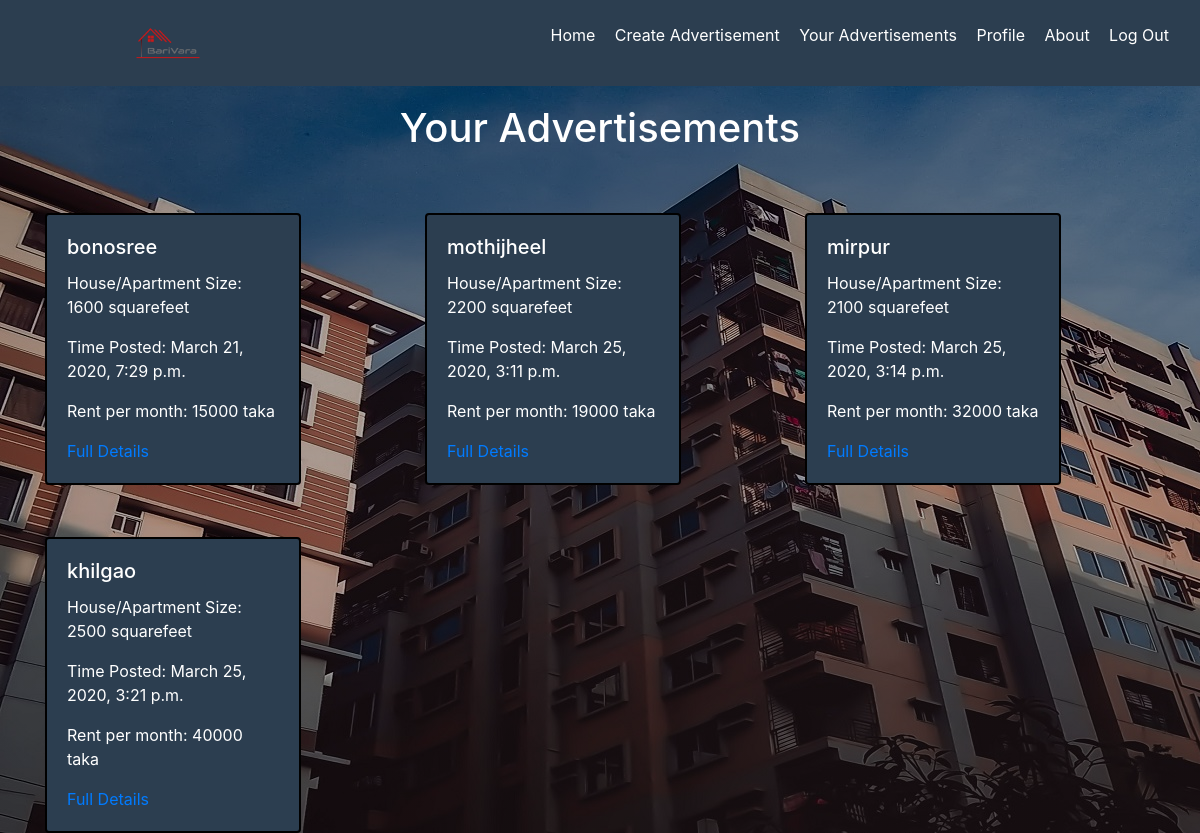
The app's page /BariVara/your_advertisements (signed in), older data.
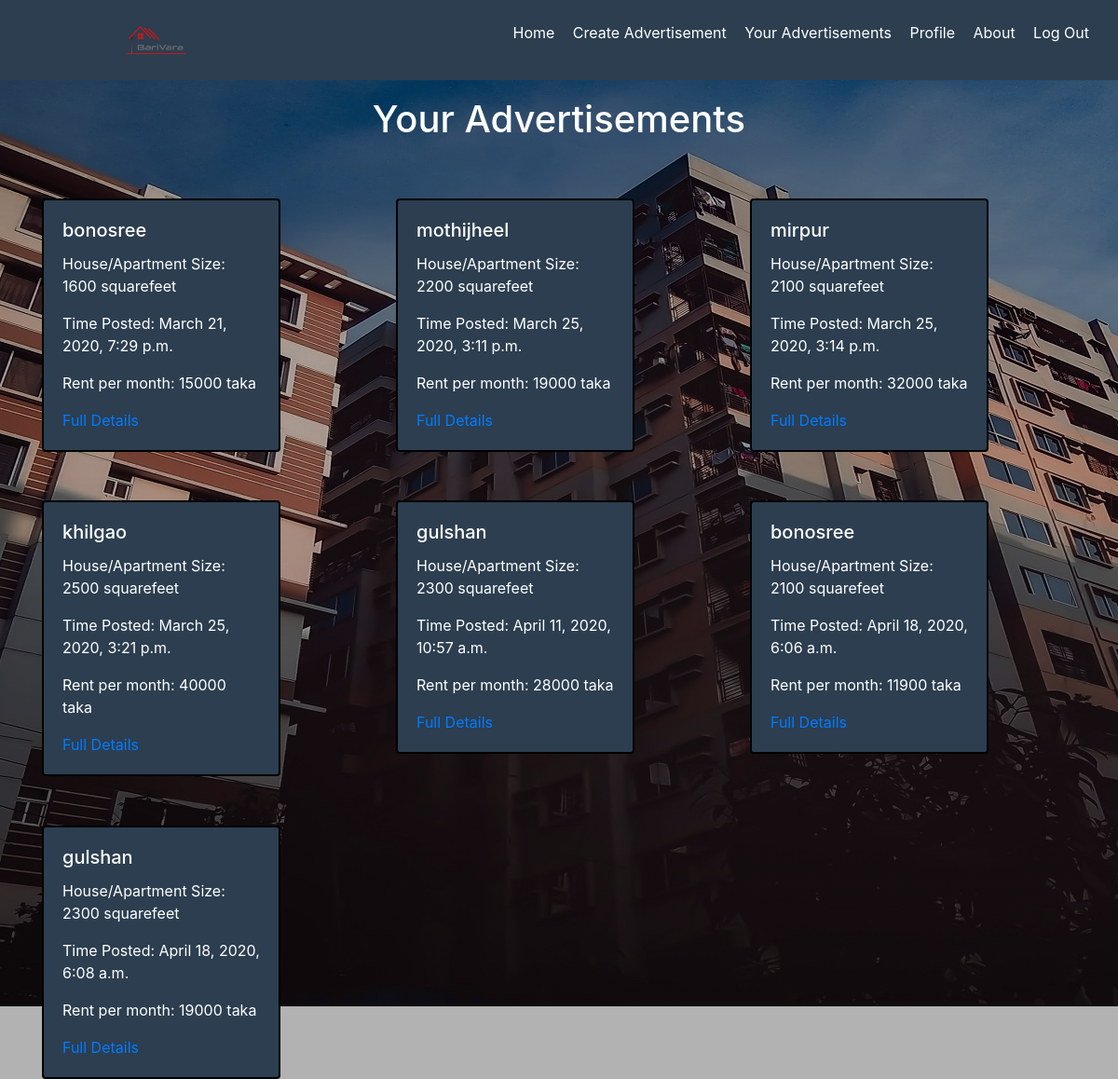
The same page, newer data.
### BariVara/models.py (models this page shows, shortened)
class advertisements(models.Model):
    PLACE=[
        ('mothijheel', 'Mothijheel'),
        ('bonosree', 'Bonosree'),
        ('mirpur', 'Mirpur'),
        ('khilgao', 'Khilgao'),
        ('gulshan', 'Gulshan'),
        ('badda', 'Badda'),
        ('uttora', 'Uttora'),
        ('banani', 'Banani'),
    ]
    place=models.CharField(max_length=30,choices=PLACE)
    address=models.CharField(max_length=50)
    bedroom=models.PositiveSmallIntegerField()
    bathroom=models.PositiveSmallIntegerField()
    rent=models.PositiveIntegerField()
    size=models.PositiveIntegerField()
    date_posted=models.DateTimeField(default=timezone.now)
    owner= models.ForeignKey(User,on_delete=models.CASCADE)
    number=models.PositiveIntegerField(null=True)

### BariVara/views.py (the view)
# urls.py: path('your_advertisements',views.your_advertisements, name='your_advertisements'),
def your_advertisements(request):
    advertisement={
        'advertisements': advertisements.objects.all()
    }
    return render (request, 'BariVara/your_advertisements.html',advertisement)

### BariVara/templates/BariVara/your_advertisements.html (shortened to what this page needs)
{% extends "BariVara/Base.html"%}
{% block content %}
<div class="container">
  <h1 class="text-center"> Your Advertisements</h1>
  <div class=row>
{% for advertisement in advertisements %}
{% if advertisement.owner == user %}
    <div class="col-sm-4">
      <div class="card" style="width: 16rem;">
        <div class="card-body">
          <h5 class="card-title">{{advertisement.place}}</h5>
          <p>House/Apartment Size: {{advertisement.size}} squarefeet</p>
          <p>Time Posted: {{advertisement.date_posted}}</p>
          <p>Rent per month: {{advertisement.rent}} taka</p>
          <a href='{% url 'advertisement_details' advertisement.id  %}' class="card-link">Full Details</a>
        </div>
      </div>
    </div>
{% endif %}
{% endfor %}
  </div>
</div>
{% endblock content %}

### BariVara/templates/BariVara/Base.html (shortened to what this page needs)
<!DOCTYPE html>
<html lang="en">
<head>
    {% load static %}
    <link rel="stylesheet" href="https://maxcdn.bootstrapcdn.com/bootstrap/4.0.0/css/bootstrap.min.css">
    <link rel="stylesheet" href="https://use.fontawesome.com/releases/v5.0.8/css/all.css">
</head>
<body>
    <nav class="navbar navbar-transparent " >
        <img src="{% static 'BariVara/Logo.png' %}">
        <ul>
            <li> <a href='{% url 'HomePage' %}'> Home </a></li>
            <li> <a href='{% url 'create_advertisements' %}'> Create Advertisement </a></li>
            <li> <a href='{% url 'your_advertisements' %}'> Your Advertisements </a></li>
            <li> <a href='{% url 'profile' %}'> Profile </a></li>
            <li> <a href="#"> About</a></li>
            <li> <a href='{% url 'logout' %}'> Log Out </a></li>
        </ul>
    </nav>
{% block content %}
{% endblock content %}
</body>
</html>

### BariVara/templates/BariVara/Base.html (style rules this page uses)
body { background-color: #2C3E50; background:linear-gradient(rgba(0,0,0,.3),rgba(0,0,0,.3)),url('/BariVara/static/BariVara/City5.jpg') no-repeat; }
nav { width: 100%; background-color: #2C3E50; }
nav img { width: 6%; height: auto; margin-left: 10%; }
nav ul li { list-style-type: none; display: inline-block; }
nav ul li a { text-decoration: none; color: white; padding-right: 15px; display: inline-block; border: none; }

### BariVara/templates/BariVara/your_advertisements.html (style rules this page uses)
.container { margin-top: 1.5%; }
.container h1 { color: white; }
.card { margin-top: 15%; background-color: #2C3E50; color: white; border: 2px solid black; }

Row changes from the older to the newer data that the page shows:
added advertisements: place "gulshan", size "2300", date_posted "April 11, 2020, 10:57 a.m.", rent "28000"
added advertisements: place "bonosree", size "2100", date_posted "April 18, 2020, 6:06 a.m.", rent "11900"
added advertisements: place "gulshan", size "2300", date_posted "April 18, 2020, 6:08 a.m.", rent "19000"
